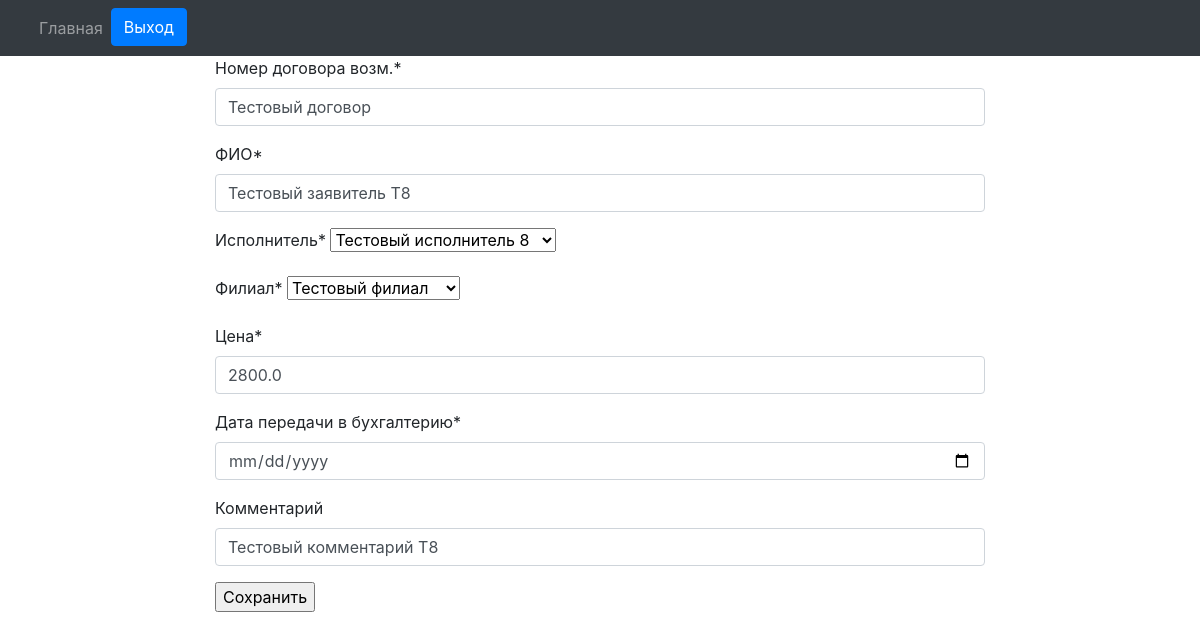
Page /paid_departure/filials/orders/edit/9/ (signed in) on the committed database.
### engine/models.py (models this page shows, shortened)
class Reestr_oferts(models.Model):
    number_orders_vozm = models.CharField(max_length=20, blank=False, verbose_name='Номер договора возм.', db_index=True)
    fio = models.CharField(max_length=128, blank=False, verbose_name='ФИО')
    date_orders = models.DateField(auto_now_add=True, verbose_name='Дата договора')
    date_akt = models.DateField(auto_now_add=True, verbose_name='Дата акта')
    exicutor = models.ForeignKey(Exicuters, on_delete=models.PROTECT, verbose_name='Исполнитель')
    filial = models.ForeignKey(Filials, on_delete=models.PROTECT, verbose_name='Филиал')
    price = models.FloatField(max_length=10, verbose_name='Цена')
    date_buhgt = models.DateField(verbose_name='Дата передачи в бухгалтерию')
    comment = models.CharField(max_length=512, verbose_name='Комментарий', blank=True)

class Exicuters(models.Model):
    fio = models.CharField(max_length=128, blank=False, verbose_name='ФИО исполнителя')
    position_filial = models.CharField(max_length=128, blank=False, default='Администратор', verbose_name='Должность')
    filial = models.ForeignKey(Filials, on_delete=models.PROTECT, verbose_name='Филиал к котрому привязан исполнитель')
    def __str__(self):
        return self.fio

### engine/views.py (the view)
# urls.py: path('filials/orders/edit/<int:pk>/', EditOrder.as_view(), name='edit_order'),
class EditOrder(PermissionRequiredMixin, UpdateView):
    permission_required = 'engine.change_reestr_oferts'
    model = Reestr_oferts
    form_class = CreateOrderForm
    template_name = 'orders/edit_order.html'
    success_url = '/paid_departure/filials/'
    def get_context_data(self, *args, **kwargs):
        context = super().get_context_data(*args, **kwargs)
        context['order'] = Reestr_oferts.objects.all()
        return context

### engine/forms.py
class CreateOrderForm(ModelForm):
    def __init__(self, *args, name_filial=None, exicutor=None, **kwargs):
        super().__init__(*args, **kwargs)
        if name_filial == None or exicutor == None:
            pass
        else:
            self.fields['filial'].queryset = Filials.objects.filter(name=name_filial)
            self.fields['exicutor'].queryset = Exicuters.objects.filter(filial_id=exicutor)
    class Meta:
        model = Reestr_oferts
        fields = ('number_orders_vozm', 'fio', 'exicutor', 'filial', 'price', 'date_buhgt', 'comment')
        widgets = {
            'date_buhgt': forms.DateInput(
                format=('%d/%m/%Y'),
                attrs={'class': 'form-control',
                       'placeholder': 'Select a date',
                       'type': 'date'
                      }),
        }

### engine/models.py (called while the page is built)
    def __str__(self):
        return self.name

### engine/templates/orders/edit_order.html (shortened to what this page needs)
{% load crispy_forms_tags %}
{% block nav %}{% include "orders/nav.html" %}{% endblock %}
<!DOCTYPE html>
<html>
<head>
    <link rel="stylesheet" href="https://stackpath.bootstrapcdn.com/bootstrap/4.1.3/css/bootstrap.min.css">
</head>
<body>
    <header class="site-header">
      <div class="container-fluid">
        <div class="row justify-content-center">
          <div class="col-8">
            <form method="post">
                {{ form|crispy }}
                <input  type="submit" value="Сохранить"/>
            </form>
          </div>
        </div>
      </div>
    </header>
</body>
</html>

### rows in the picture
Reestr_oferts: number_orders_vozm "Тестовый договор", fio "Тестовый заявитель Т8", exicutor "Тестовый исполнитель 8", filial "Тестовый филиал", price "2800.0", comment "Тестовый комментарий Т8"
